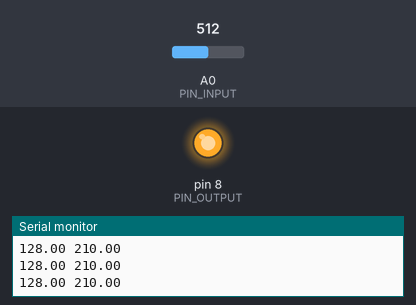
Simulated run of this sketch. Board: Arduino Uno, built with avr-gcc and run on an emulated ATmega328P. Parts: output pins drawn as LEDs (lit = HIGH), the last lines printed to the serial monitor. The inputs (shaded band) are chosen by the test bench; at power-on: A0 (PIN_INPUT) = 512.

Above: at 1.2 s.
1.3 s: A0 (PIN_INPUT) set to 306
At 2.5 s:
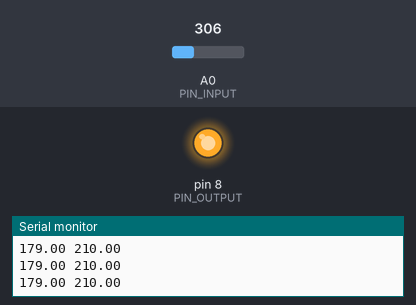
2.9 s: A0 (PIN_INPUT) set to 189
At 3.9 s:
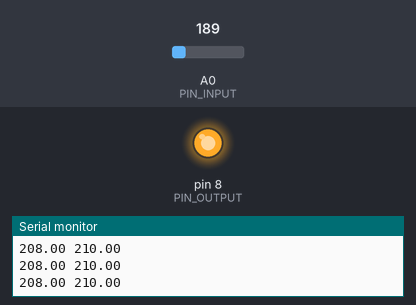
5.9 s: A0 (PIN_INPUT) set to 169
At 7.2 s:
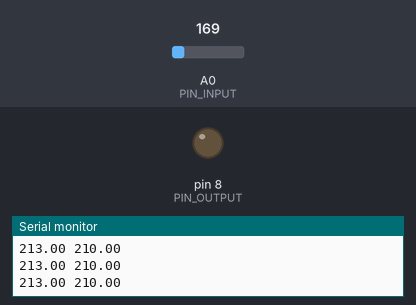
7.5 s: A0 (PIN_INPUT) set to 220
At 8.2 s:
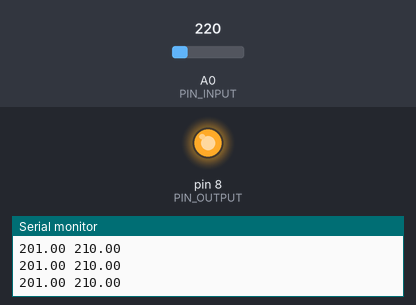
Timing chart, 0 to 10.0 s (numbered marks = the images above; inputs shaded):
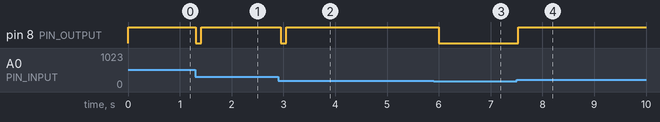

Measured:
- the behaviour switches between 181 and 180 on A0 (PIN_INPUT) (found by bisection; images 2 and 3)
- after the input at 1.3 s, pin 8 (PIN_OUTPUT): HIGH → LOW at once, → HIGH 0.11 s later
- after the input at 2.9 s, pin 8 (PIN_OUTPUT): HIGH → LOW at once, → HIGH 0.11 s later
- after the input at 5.9 s, pin 8 (PIN_OUTPUT): HIGH → LOW after 0.10 s
- after the input at 7.5 s, pin 8 (PIN_OUTPUT): LOW → HIGH at once

The sketch:

PID_led_ldr.ino
```cpp
/********************************************************
 * PID Basic Example
 * Reading analog input 0 to control analog PWM output 3
 ********************************************************/

#include <PID_v1.h>

#define PIN_INPUT A0
#define PIN_OUTPUT 8

//Define Variables we'll be connecting to
double Setpoint, Input, Output;

//Specify the links and initial tuning parameters
double Kp=2000, Ki=1, Kd=2000;
PID myPID(&Input, &Output, &Setpoint, Kp, Ki, Kd, DIRECT);

void setup()
{
  Serial.begin(9600);
  //initialize the variables we're linked to
  Input = analogRead(PIN_INPUT);
  Setpoint = 210;

  //turn the PID on
  myPID.SetMode(AUTOMATIC);
  myPID.SetTunings(Kp,Ki,Kd);
}

void loop()
{
  Input = map(analogRead(PIN_INPUT),0,1023,255,0);
  myPID.Compute();
  analogWrite(PIN_OUTPUT, Output);
  Serial.print(Input);
  Serial.print(" ");
//  Serial.print(Output);
//  Serial.print(" ");
  Serial.println(Setpoint);
}
```
